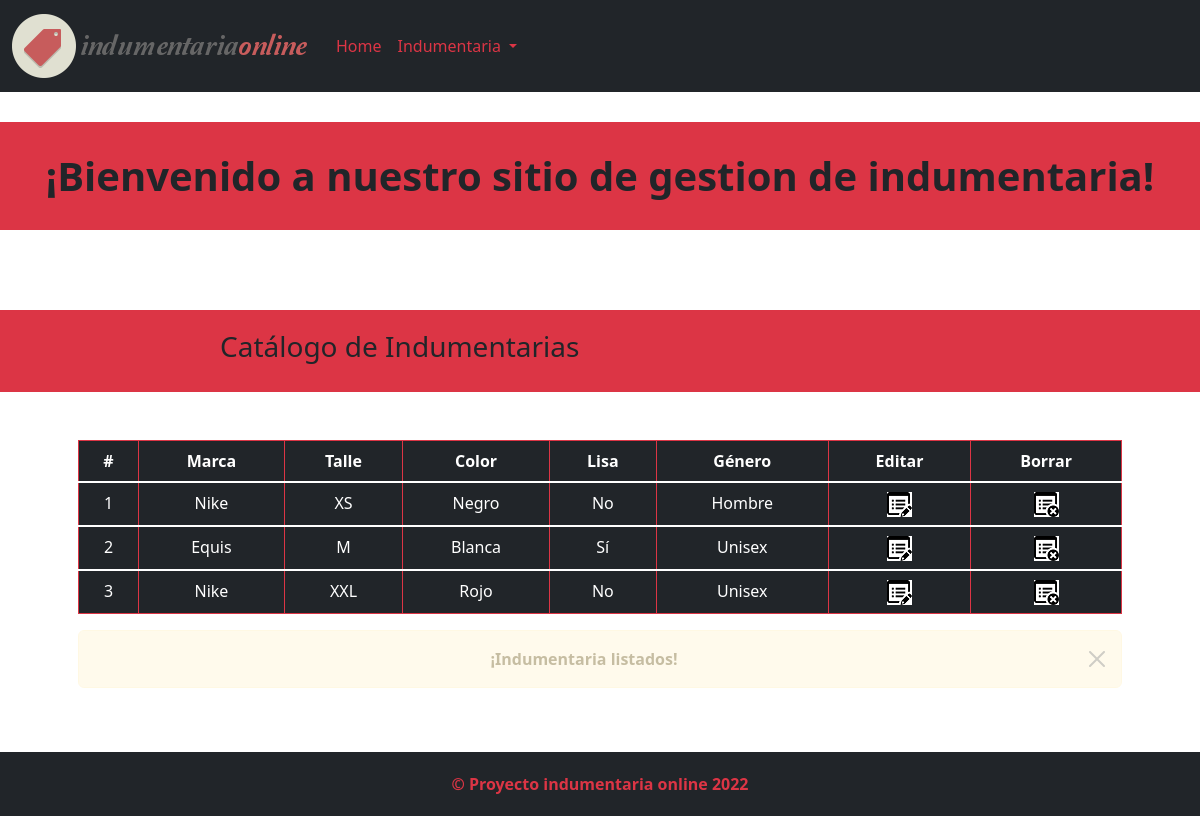
The app's page /shop/index with its own data.
### shop/models.py (models this page shows, shortened)
class Remera(models.Model):
    marca = models.CharField("Marca", max_length=128)
    TALLES = (
        (1, "XS"),
        (2, "S"),
        (3, "M"),
        (4, "L"),
        (5, "XL"),
        (6, "XXL")
    )
    talle = models.PositiveSmallIntegerField("Talle", choices=TALLES)
    color = models.CharField("Color", max_length=128)
    lisa = models.BooleanField("Lisa")
    GENEROS = (
        (1, "Hombre"),
        (2, "Mujer"),
        (3, "Unisex")
    )
    genero = models.PositiveSmallIntegerField("Género", choices=GENEROS)

### shop/views.py (the view)
# urls.py: path("index", views.index, name="index"),
def index(request):
    remeras = Remera.objects.all()
    messages.success(request, "¡Indumentaria listados!")
    datos = {"remeras": remeras}
    return render(request, "shop/index.html", datos)

### shop/templates/shop/index.html (shortened to what this page needs)
{% extends "base.html" %}
{% load static %}
{% block content %}
<link href="https://cdn.jsdelivr.net/npm/bootstrap@5.2.0/dist/css/bootstrap.min.css" rel="stylesheet">
<h1 class="text-center fw-bold bg-danger">¡Bienvenido a nuestro sitio de gestion de indumentaria!</h1>
<div class="text fw-bold bg-danger contenedor-titulo-catalogo">
    <h3>Catálogo de Indumentarias</h3>
</div>
<div class="container text-center p-sm-5">
    <table class="table table-dark table-bordered border-danger">
        <thead>
            <tr>
                <th>#</th>
                <th>Marca</th>
                <th>Talle</th>
                <th>Color</th>
                <th>Lisa</th>
                <th>Género</th>
                <th>Editar</th>
                <th>Borrar</th>
            </tr>
        </thead>
    {% for remera in remeras %}
        <tbody class="table-group-divider">
            <tr>
                <td>{{ forloop.counter }}</td>
                <td>{{ remera.marca }}</td>
                <td>{{ remera.get_talle_display }}</td>
                <td>{{ remera.color }}</td>
                <td>
                    {% if remera.lisa %}
                        Sí
                    {% else %}
                        No
                    {% endif %}
                </td>
                <td>{{ remera.get_genero_display }}</td>
                <td><a href="{% url 'modificar_indumentaria' remera.id %}"><img src="{% static 'shop/editar_25.png' %}" alt="editar"></a></td>
                <td><a href="{% url 'eliminar_indumentaria' remera.id %}" class="link-eliminacion"><img src="{% static 'shop/eliminar_25.png' %}" alt="eliminar"></a></td>
            </tr>
    {% endfor %}
        </tbody>
    </table>
    {% if messages %}
    {% for message in messages %}
    <div class="alert alert-warning alert-dismissible fade show" role="alert">
        <strong>{{ message }}</strong>
        <button type="button" class="btn-close" data-bs-dismiss="alert" aria-label="Close"></button>
    </div>
    {% endfor %}
    {% endif %}
</div>
{% endblock %}

### shop/templates/base.html (shortened to what this page needs)
<!DOCTYPE html>
<html lang="en">
{% load static %}
<head>
    <link href="https://cdn.jsdelivr.net/npm/bootstrap@5.2.0/dist/css/bootstrap.min.css" rel="stylesheet">
    <link rel="stylesheet" href="{% static 'css/estilos.css' %}">
    <link rel="stylesheet" href="https://cdnjs.cloudflare.com/ajax/libs/font-awesome/6.1.2/css/all.min.css" />
</head>
<body>
    <header>
        <nav class="navbar navbar-expand-lg navbar-dark bg-dark">
            <div class="container-fluid">
                <a class="navbar-brand" href="{% url 'index' %}">
                    <img src="{% static 'shop/logo.png' %}" alt="">
                </a>
            <div class="collapse navbar-collapse" id="navbarSupportedContent">
                <ul class="navbar-nav me-auto mb-2 mb-lg-0">
                    <li class="nav-item">
                        <a class="nav-link active text-danger" aria-current="page" href="{% url 'index' %}">
                            Home
                        </a>
                    </li>
                    <li class="nav-item dropdown">
                        <a class="nav-link dropdown-toggle text-danger" href="#" role="button" data-bs-toggle="dropdown" aria-expanded="false">
                            Indumentaria
                        </a>
                    </li>
                </ul>
            </div>
            </div>
        </nav>
    </header>
    <main>
        <div class="contenido-main">
            {% block content %}
            {% endblock %}
        </div>
    </main>
    <footer>
        <div class="contenedor-footer">
            <p class="m-auto text-danger fw-bold">
                &copy; Proyecto indumentaria online 2022
            </p>
        </div>
    </footer>
</body>
</html>

### shop/static/css/estilos.css (style rules this page uses)
* { box-sizing: border-box; }
body { margin: 0; padding: 0; }
.contenido-main { margin-top: 30px; }
.contenido-main h1 { padding: 30px; }
.contenedor-titulo-catalogo { padding: 20px; margin-top: 80px; }
.contenedor-titulo-catalogo h3, .contenedor-titulo-nueva-remera .titulo-nueva-remera, .contenedor-titulo-contacto .titulo-contacto { margin-left: 200px; }
.contenedor-footer { background-color: #212529; display: flex; justify-content: center; align-items: center; padding: 20px; width: 100%; }

### records on screen
Remera: marca "Nike", talle "XS", color "Negro", lisa "No", genero "Hombre"
Remera: marca "Equis", talle "M", color "Blanca", lisa "Sí", genero "Unisex"
Remera: marca "Nike", talle "XXL", color "Rojo", lisa "No", genero "Unisex"

### other values on screen
{{ message }} "¡Indumentaria listados!"
